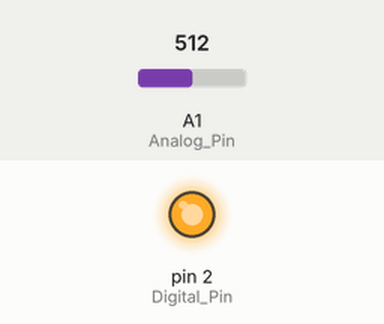
A sketch run on a simulated Arduino Uno, built with avr-gcc and run on an emulated ATmega328P. Shown: output pins drawn as LEDs (lit = HIGH). Inputs (shaded band) come from the test bench; at power-on: A1 (Analog_Pin) = 512. What the sketch prints to the serial monitor is not drawn.

Above: at 0.1 s.
Timing chart, 0 to 1.6 s (numbered marks = the images above):
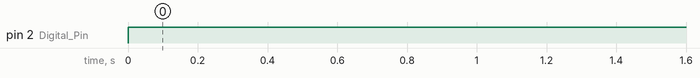

Measured:
- by itself, pin 2 (Digital_Pin): LOW → HIGH at 0.00 s

The sketch:

Dust_Serial.ino
```cpp
#if defined(ARDUINO_ARCH_SAMD) // Atmel ARM Cortex core based MCU series
// Required for Serial on Zero based boards
#define Serial SERIAL_PORT_USBVIRTUAL
#endif

#define        NO_DUST_VOLTAGE                 400            //mv
#define        SYS_VOLTAGE                     5000            //mv

int Analog_Pin = 1; //Connect dust sensor to Arduino A0 pin
int Digital_Pin = 2;   //Connect 2 led driver pins of dust sensor to Arduino D2

int samplingTime = 280;
int deltaTime = 40;
int sleepTime = 9680;

float analogVal = 0;
float digitalVal = 0;
float dustDensity = 0;

void setup() {
  Serial.begin(9600);
  pinMode(Digital_Pin, OUTPUT);
}

void loop() {
  digitalWrite(Digital_Pin, LOW); // power on the LED
  delayMicroseconds(samplingTime);
  analogVal = analogRead(Analog_Pin); // read the dust value
  delayMicroseconds(deltaTime);
  digitalWrite(Digital_Pin, HIGH); // turn the LED off
  delayMicroseconds(sleepTime);

  digitalVal = analogVal * (SYS_VOLTAGE / 1024.0);

  if (digitalVal >= NO_DUST_VOLTAGE) {
    digitalVal -= NO_DUST_VOLTAGE;
    dustDensity = digitalVal * 0.2; // Voltage(mv)값을  dust density로 변경 (ug/m3)
    dustDensity -= 30;
  } else {
    dustDensity = 0;
  }

  // linear eqaution taken from http://www.howmuchsnow.com/arduino/airquality/
  // Chris Nafis (c) 2012

  Serial.println("**********************************");
  Serial.print(" [Analog Value] : ");
  Serial.println(analogVal);

  Serial.print(" [Voltage] : ");
  Serial.print(digitalVal);
  Serial.println(" mV ");

  Serial.print(" Fine Dust(PM 2.5) : ");
  Serial.print(dustDensity); // unit: mg/m3
  Serial.println(" mg/m3 ");
  Serial.println("**********************************");
  Serial.println("");

  delay(1000);
}
```
